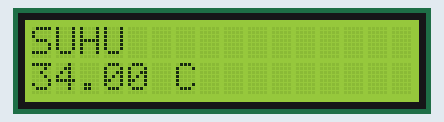
Recording of a sketch running on a simulated Arduino Uno, built with avr-gcc and run on an emulated ATmega328P. Parts: 16×2 character LCD. Random numbers use the default seed unless the sketch sets one.

Above: at 0.1 s.
At 3.2 s:
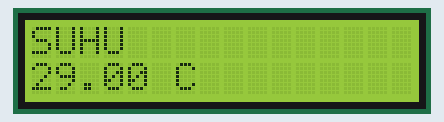
At 5.2 s:
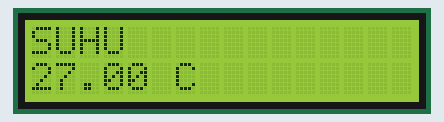
At 12.3 s:
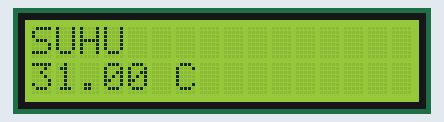
At 22.5 s:
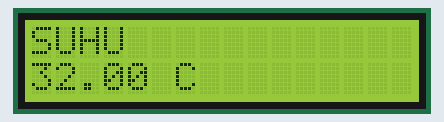
At 38.7 s:
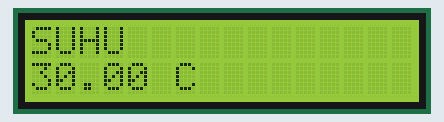

The sketch:

9_LCD.ino
```cpp
#include <LiquidCrystal_I2C.h>
//Inisialisasi pembuatan variable
LiquidCrystal_I2C lcd(0x27, 16, 2);
void setup() {
 //Menentukan Fungsionalitas dari PIN pada Microcontroller
 Serial.begin(115200); //baudrate yang digunakan untuk komunikasi microcontroller dengan komputer
 lcd.begin();
}
void loop() {
 //Program yang akan dijalankan berulang-ulang
 float suhu=random(27.1,35.10);
 lcd.clear(); //Untuk Menghapus karakter pada LCD
 lcd.setCursor(0,0); lcd.print("SUHU");
 lcd.setCursor(0,1); lcd.print(suhu);
 lcd.setCursor(6,1); lcd.print("C");
 delay(1000); //Jeda waktu perulagan seama 1000 mili detik

}
```

Measured:
- what the display in image 1 shows lasts 2.1 s, from 3.1 s to 5.2 s
- what the display in image 3 shows lasts 1.0 s, from 12.3 s to 13.3 s
